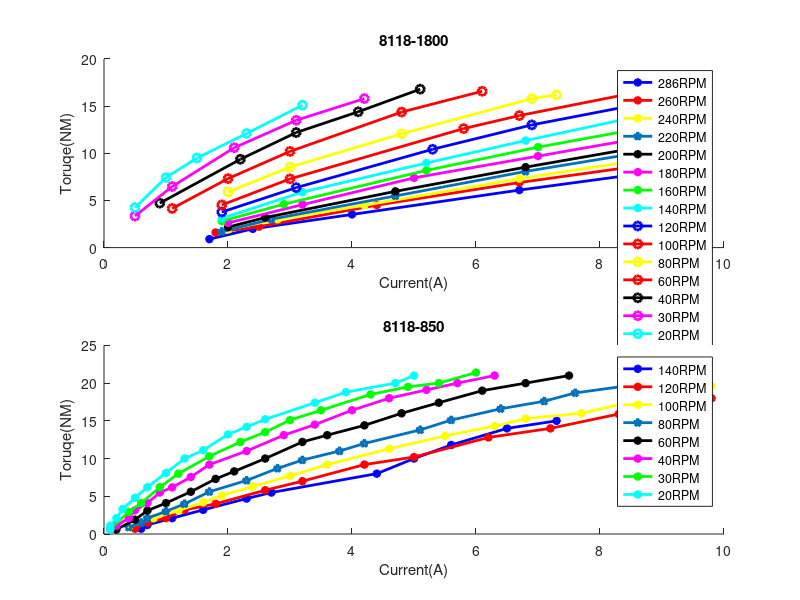

This figure's MATLAB source:
clc;
clear;
N1 = [0.9
1.99
3.515
6.1
8.4


    ]';
N2 = [1.6
2.22
4.5
6.899
9.6352


    ]';
N3 = [1.915
3
4.484
7.305
10.161

    ]';
N4 = [1.698
3.012
5.476
8.077
10.99


    ]';
N5 = [2.169
3.186
5.963
8.53
11.622


    ]';
N6 = [2.618
4.554
7.393
9.7
12.7


    ]';
N7 = [2.8
4.6
8.186
10.644
13.9

    ]';
N8 = [3.11
5.88
8.97
11.35
15.3


    ]';
N9 = [3.772
6.357
10.425
13.01
16.3

    ]';

N10 = [4.521
7.285
12.62
14
16.6

    ]';
N11 = [5.9
8.54
12.069
15.8
16.2

    
]';
N12 = [4.151
7.315
10.2
14.373
16.579

    ]';
N13 = [
    4.716
9.367
12.2
14.4
16.8
]';
N14 = [3.348
6.476
10.59
13.5
15.8

    ]';
N15 = [4.24
7.426
9.5
12.1
15.1


    ]';
I1 = [1.7
2.4
4
6.7
9.3


    ]';
I2 = [1.8
2.5
4.4
6.7
9.7


    ]';
I3 = [2
2.8
4.2
6.7
9.5


    ]';
I4 = [1.9
2.7
4.7
6.8
9.5


    ]';
I5 = [2
2.6
4.7
6.8
9.5


    ]';
I6 = [2
3.2
5
7
9.6


    ]';
I7 = [1.9
2.9
5.2
7
9.7

    ]';
I8 = [1.9
3.2
5.2
6.8
9.6

    ]';
I9 = [1.9
3.1
5.3
6.9
9.5


    ]';
I10 = [1.9
3
5.8
6.7
8.7


    ]';
I11 = [2
3
4.8
6.9
7.3


    ]';
I12 = [1.1
2
3
4.8
6.1


    ]';
I13 = [0.9
2.2
3.1
4.1
5.1


    ]';
I14 = [0.5
1.1
2.1
3.1
4.2

    ]';
I15 = [0.5
1
1.5
2.3
3.2

    ]';
figure;
hold all;
% set(fig,'position',get(0,'ScreenSize'));
subplot(2,1,1);
hold all;
plot(I1,N1,'-*b','LineWidth',2);
plot(I2,N2,'-*r','LineWidth',2);
plot(I3,N3,'-*y','LineWidth',2);
plot(I4,N4,'-p','LineWidth',2);
plot(I5,N5,'-*k','LineWidth',2);
plot(I6,N6,'-*m','LineWidth',2);
plot(I7,N7,'-*g','LineWidth',2);
plot(I8,N8,'-*c','LineWidth',2);
plot(I9,N9,'-ob','LineWidth',2);
plot(I10,N10,'-or','LineWidth',2);
plot(I11,N11,'-oy','LineWidth',2);
plot(I12,N12,'-or','LineWidth',2);
plot(I13,N13,'-ok','LineWidth',2);
plot(I14,N14,'-om','LineWidth',2);
plot(I15,N15,'-oc','LineWidth',2);
legend('286RPM','260RPM','240RPM','220RPM','200RPM','180RPM','160RPM','140RPM','120RPM','100RPM','80RPM','60RPM','40RPM','30RPM','20RPM');
title('8118-1800');
xlabel('Current(A)');
ylabel('Toruqe(NM)');

NN1 = [0.7
1.2
2.1
3.2
4.7
5.5
8
10
11.8
14
15

    ]';
NN2 = [0.7
1.5
2.1
3.2
4
5.8
7
9.2
10.2
12.8
14
15.9
17
18

    ]';
NN3 = [0.9
2.1
3.115
4.2
5.1
6.3
7.7
9.2
11.3
13
14.3
15.3
16
17.7
19.6

    ]';
NN4 = [0.9
1.5
2.1
3
4
5.6
7.1
8.7
9.8
11
12
13.8
15.1
16.6
17.6
18.7
19.6
20.7

    ]';
NN5 = [0.6
1.9
3.1
4.1
5.6
7.3
8.3
10
12.2
13.1
14.4
16
17.4
19
20
21

    ]';
NN6 = [0.62
1.1
2.1
3.148
4.1
5.5
6.18
7.55
9.2
11
13.1
14.5
16.4
18
19.1
20
21

    ]';
NN7 = [0.66
2.94
4.1
6.2
8
10.3
12.2
13.5
15.1
16.4
18.5
19.5
20
21.4

    ]';
NN8 = [0.6
1.1
2.1
3.3
4.8
6.2
8.1
10
11.1
13.2
14.2
15.2
17.4
18.8
20
21

    ]';
II1 = [0.6
0.7
1.1
1.6
2.3
2.7
4.4
5
5.6
6.5
7.3

    ]';
II2 = [0.5
0.7
1
1.3
1.8
2.6
3.2
4.2
5
6.2
7.2
8.3
9.3
9.8

    ]';
II3 = [0.4
0.8
1.2
1.6
1.9
2.4
3
3.6
4.6
5.5
6.3
6.8
7.7
8.6
9.8

    ]';
II4 = [0.4
0.6
0.7
1
1.3
1.7
2.3
2.8
3.2
3.8
4.2
5.1
5.6
6.4
7.1
7.6
8.4
9

    ]';
II5 = [0.2
0.5
0.7
1
1.4
1.8
2.1
2.6
3.2
3.6
4.2
4.8
5.4
6.1
6.8
7.5

    ]';
II6 = [0.1
0.2
0.4
0.5
0.7
0.9
1.1
1.4
1.7
2.3
2.9
3.4
4
4.6
5.2
5.7
6.3

    ]';
II7 = [0.1
0.4
0.6
0.9
1.2
1.7
2.2
2.6
3
3.5
4.3
4.9
5.4
6

    ]';
II8 = [0.1
0.1
0.2
0.3
0.5
0.7
1
1.3
1.6
2
2.3
2.6
3.4
3.9
4.7
5
    ]';
subplot(2,1,2);
hold all;
% set(fig,'position',get(0,'ScreenSize'));
plot(II1,NN1,'-*b','LineWidth',2);
plot(II2,NN2,'-*r','LineWidth',2);
plot(II3,NN3,'-*y','LineWidth',2);
plot(II4,NN4,'-p','LineWidth',2);
plot(II5,NN5,'-*k','LineWidth',2);
plot(II6,NN6,'-*m','LineWidth',2);
plot(II7,NN7,'-*g','LineWidth',2);
plot(II8,NN8,'-*c','LineWidth',2);
legend('140RPM','120RPM','100RPM','80RPM','60RPM','40RPM','30RPM','20RPM','postion');
title('8118-850');
xlabel('Current(A)');
ylabel('Toruqe(NM)');
subplot(2,1,2);


